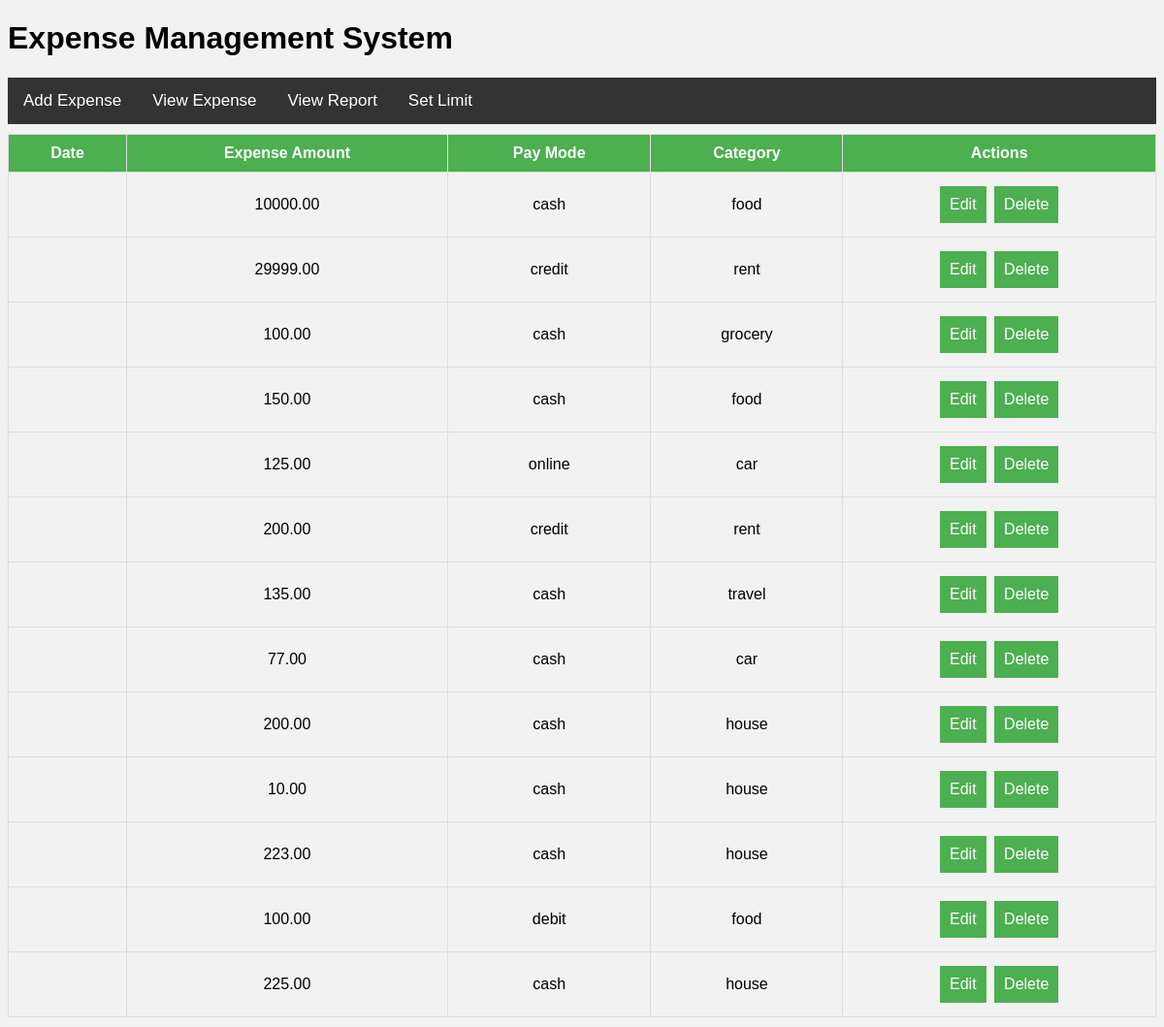
Page /eps-code/index.php on the committed database.
### tables this page shows
CREATE TABLE `addexpenses` (
  `id` int(11) NOT NULL,
  `user_id` varchar(255) NOT NULL,
  `expense_date` date NOT NULL,
  `expense_amount` decimal(10,2) NOT NULL,
  `paymode` varchar(255) NOT NULL,
  `category` varchar(255) NOT NULL
);

### eps-code/index.php (the view, shortened to what this page needs)
<!DOCTYPE html>
<html>
<head>
</head>
<body>
    <h1>Expense Management System</h1>
    <div class="navbar">
        <a href="create.php">Add Expense</a>
        <a href="index.php">View Expense</a>
        <a href="#view-report">View Report</a>
        <a href="#set-limit">Set Limit</a>
    </div>
    <table>
        <tr>
            <th>Date</th>
            <th>Expense Amount</th>
            <th>Pay Mode</th>
            <th>Category</th>
            <th>Actions</th>
        </tr>
        <?php
        require_once 'config/db.php';
        $query = "SELECT * FROM addexpenses";
        $result = $pdo->query($query);
        while ($row = $result->fetch(PDO::FETCH_ASSOC)):
        ?>
        <tr>
            <td><?= $row['date'] ?></td>
            <td><?= $row['expense_amount'] ?></td>
            <td><?= $row['paymode'] ?></td>
            <td><?= $row['category'] ?></td>
            <td class="action-links">
                <a href="edit.php?id=<?= $row['id'] ?>" class="btn btn-edit">Edit</a>
                <a href="delete.php?id=<?= $row['id'] ?>" class="btn btn-delete">Delete</a>
            </td>
        </tr>
        <?php endwhile; ?>
    </table>
</body>
</html>

### eps-code/index.php (style rules this page uses)
body { background-color: #f8f9fa; font-family: Arial, sans-serif; }
.navbar { background-color: #333; overflow: hidden; }
.navbar a { float: left; color: white; text-align: center; padding: 14px 16px; text-decoration: none; font-size: 17px; }
body { font-family: Arial, sans-serif; background-color: #f2f2f2; }
table { width: 100%; border-collapse: collapse; margin: 10px 0; }
th, td { text-align: center; padding: 10px; border: 1px solid #ddd; }
th { background-color: #4CAF50; color: #fff; }
.btn { background-color: #4CAF50; border: none; color: white; padding: 10px; text-align: center; text-decoration: none; display: inline-block; font-size: 16px; margin: 4px 2px; cursor: pointer; }
.btn-edit { background-color: #4CAF50; }
.btn-delete { background-color: #4CAF50; }

### rows in the picture
addexpenses: expense_amount "10000.00", paymode "cash", category "food"
addexpenses: expense_amount "29999.00", paymode "credit", category "rent"
addexpenses: expense_amount "100.00", paymode "cash", category "grocery"
addexpenses: expense_amount "150.00", paymode "cash", category "food"
addexpenses: expense_amount "125.00", paymode "online", category "car"
addexpenses: expense_amount "200.00", paymode "credit", category "rent"
addexpenses: expense_amount "135.00", paymode "cash", category "travel"
addexpenses: expense_amount "77.00", paymode "cash", category "car"
addexpenses: expense_amount "200.00", paymode "cash", category "house"
addexpenses: expense_amount "10.00", paymode "cash", category "house"
addexpenses: expense_amount "223.00", paymode "cash", category "house"
addexpenses: expense_amount "100.00", paymode "debit", category "food"
addexpenses: expense_amount "225.00", paymode "cash", category "house"
